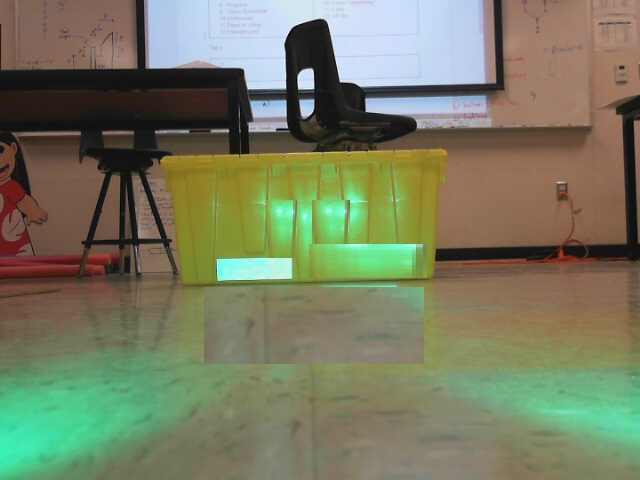
//> input picture build/rectangle-five-feet.jpg, 640 x 480 px
$ ./main   (built with g++ and OpenCV 4)
//> lines starting //> are read from the running program, lines starting //| are printed output that depends on the picture; after the words box and inside, x2 and y2 are one past the last pixel; in counts of white or black regions, pixels touching at a corner belong together
#include <opencv2/opencv.hpp>
#include <iostream>
#include <math.h>
using namespace cv;

double distance (double top, double bot)
{
	double width = top - bot;
	double distance = (480*0.1)/width;
	return distance;
}

double azimuth(double wdth, double pnt1, double pnt2, double dst)
{
	double ang;
	double width = wdth/2;
	double avg = (pnt1 + pnt2)/2;
	double change = avg-width;
	ang = atan(width/dst) * 180.0 / M_PI;
	return ang;
}

int main()
{
	std::string fileLoc = "rectangle-five-feet.jpg";
	Mat img = imread(fileLoc);
//> img is the input picture: 480 rows x 640 cols, CV_8UC3; mean B, G, R 96.9, 123.4, 119.5
	imshow("OG", img);
	waitKey(0);

	//CV conversion
	Mat imsv;
	cvtColor(img,imsv, CV_BGR2HSV);
//> imsv: 480 rows x 640 cols, CV_8UC3; mean H, S, V 41.3, 87.1, 137.1
	//imshow("HSV", imsv);

	//splitting
	vector<Mat> channels;
	split(imsv, channels);
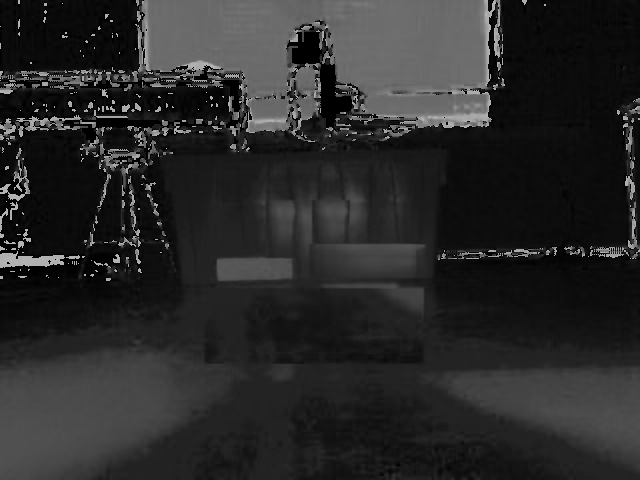
//> channels[0]: 480 rows x 640 cols, CV_8UC1; min 0, max 179, mean 41.3
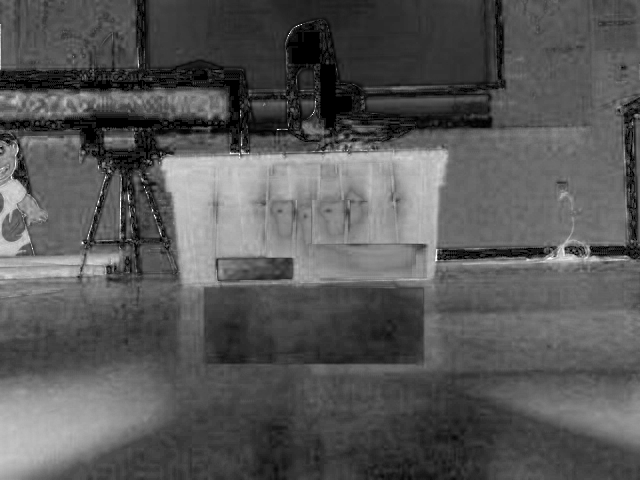
//> channels[1]: 480 rows x 640 cols, CV_8UC1; min 0, max 255, mean 87.1
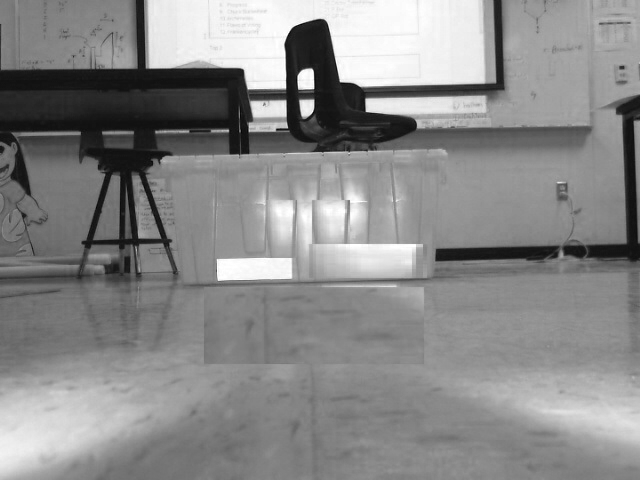
//> channels[2]: 480 rows x 640 cols, CV_8UC1; min 3, max 255, mean 137.1

	//threshing
	Mat imgh = channels.at(0).clone();
	cv::Mat Lower, Upper, Result;
    cv::threshold(imgh, Lower, 71, 255, CV_THRESH_BINARY);
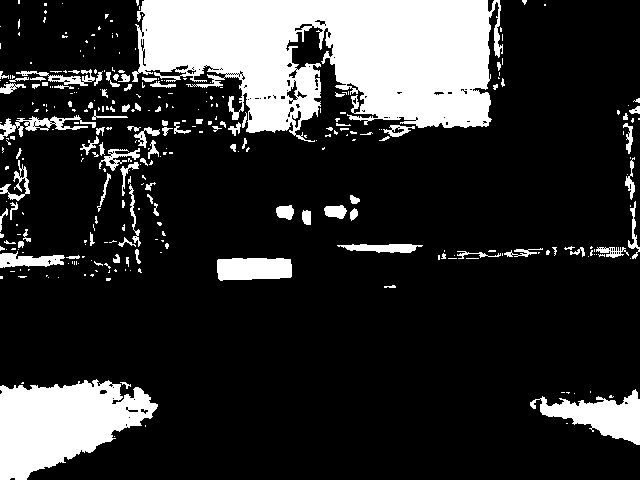
//> Lower: 480 rows x 640 cols, CV_8UC1; 19.4% white; 319 white regions (225 under 20 px), largest, box (x1, y1, x2, y2) and area: (132, 0, 503, 142) 35451, (0, 379, 158, 480) 10057, (530, 389, 640, 445) 2789
    cv::threshold(imgh, Upper, 95, 255, CV_THRESH_BINARY_INV);
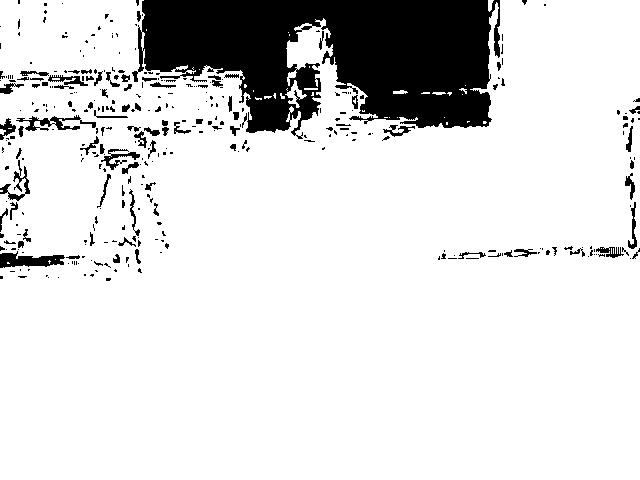
//> Upper: 480 rows x 640 cols, CV_8UC1; 86.4% white; 346 black regions (258 under 20 px), largest, box (x1, y1, x2, y2) and area: (132, 0, 500, 139) 33948, (0, 251, 65, 268) 660, (16, 115, 96, 131) 453
    Result = Lower & Upper;
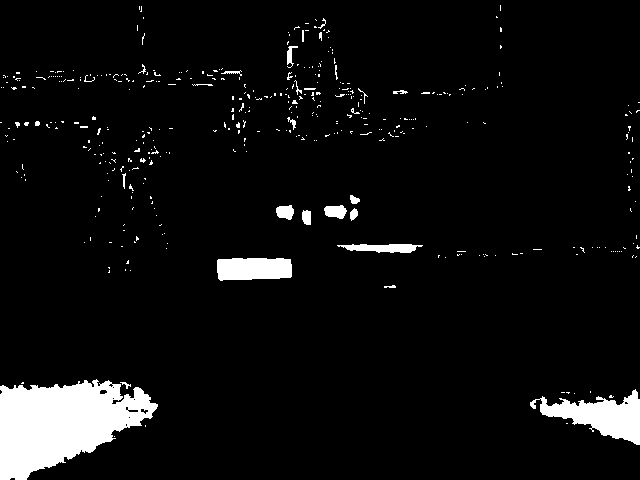
//> Result: 480 rows x 640 cols, CV_8UC1; 5.8% white; 415 white regions (386 under 20 px), largest, box (x1, y1, x2, y2) and area: (0, 379, 158, 480) 10057, (530, 389, 640, 445) 2789, (217, 258, 292, 281) 1550
	imshow("th", Result);
	waitKey(0);

	//canny
	Mat cann;
	Canny(Result, cann, 100, 200);
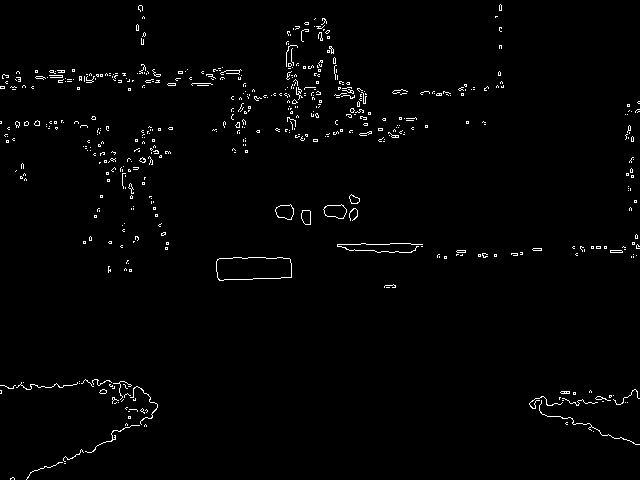
//> cann: 480 rows x 640 cols, CV_8UC1; 1.5% white in thin lines or dots
	imshow("Cannied", cann);
	waitKey(0);

	//contours
	std::vector<vector<Point> > cnt;
	findContours(cann, cnt, CV_RETR_LIST, CV_CHAIN_APPROX_SIMPLE, Point(0, 0) );
//> cnt = 658 contours, 644 with area under 20; largest, box (x1, y1, x2, y2) and area: (216, 257, 292, 281) 1546, (216, 257, 292, 281) 1544, (323, 204, 347, 219) 238, (323, 204, 347, 219) 235, (275, 204, 294, 220) 204

	//for loop
	int Max, Min;
	for(int j = 0; j < cnt.size(); j++)
	{
		vector<cv::Point> poly;
		cv::approxPolyDP(cnt[j], poly, (cv::arcLength(cv::Mat(cnt.at(j)), true) * 0.02), true);

		if(poly.size() == 4 && cv::contourArea(poly) > 1350)
		{
			int max = 0, min = 5000;
			for(int i = 0; i < poly.size(); i++)
			{
				if(poly[i].x > max)
				{
					max = poly[i].x;
				}
				if(poly[i].x < min)
				{
					min = poly[i].x;
				}
				Max = max;
				Min = min;
			}
		}
	}
//> this loop made 658 passes
//> (max, min, Max, Min) on pass 71: (291, 216, 291, 216)
//> poly on passes 2, 3, 5, 12, 18, 19: 2 Points (x, y): [64, 463], [65, 463], 4 Points (x, y): [62, 462], [34, 470], [26, 479], [34, 470], 1 Point (x, y): [593, 431], 2 Points (x, y): [128, 411], [129, 411], 1 Point (x, y): [627, 402], 1 Point (x, y): [625, 402]
//> after the loop, Max = 291; Min = 216

	double dist, az;
	dist = distance(Max, Min);
//> in distance, `double width = top - bot;`: width = 75
//> in distance, `double distance = (480*0.1)/width;`: distance = 0.64
//> dist = 0.64
	az = azimuth(img.size().width, Max, Min, dist);
//> in azimuth, `double width = wdth/2;`: width = 320
//> in azimuth, `double avg = (pnt1 + pnt2)/2;`: avg = 253.5
//> in azimuth, `double change = avg-width;`: change = -66.5
//> in azimuth, `ang = atan(width/dst) * 180.0 / M_PI;`: ang = 89.89
//> az = 89.89
	std::cout << "distance " << dist << "m" << std::endl;
//| distance 0.64m
	std::cout << "azimuth " << az << " degrees" << std::endl;
//| azimuth 89.8854 degrees

	// [5 lines of commented-out code are left out]

}
